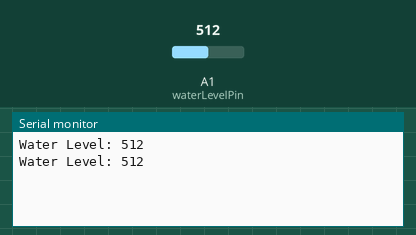
The sketch below on a simulated Arduino Uno, built with avr-gcc and run on an emulated ATmega328P. On the bench: the last lines printed to the serial monitor. The test bench sets the inputs (shaded band); at power-on: A1 (waterLevelPin) = 512.

Above: at 1.8 s.
1.9 s: A1 (waterLevelPin) set to 716
At 2.8 s:
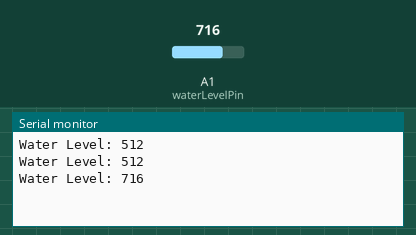
3.4 s: A1 (waterLevelPin) set to 900
At 4.4 s:
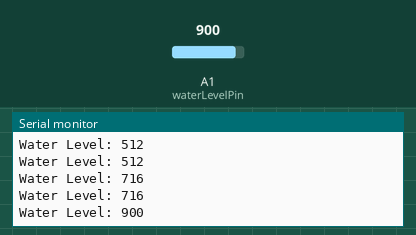
Timing chart, 0 to 6.4 s (numbered marks = the images above; inputs shaded):
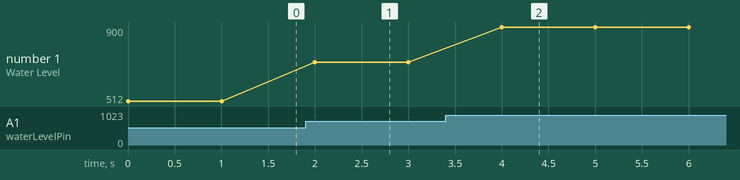

The sketch:

Water_Lever_Sensor.ino
```cpp
const int waterLevelPin = 1;  // Analog pin for water level sensor

void setup() {
  Serial.begin(115200);
}

void loop() {
  int waterLevel = analogRead(waterLevelPin);
  Serial.print("Water Level: ");
  Serial.println(waterLevel);

  delay(1000);  // Delay for readability, adjust as needed
}
```

Measured:
- after the input at 1.9 s, the serial monitor: prints a new line after 0.10 s (image 1)
- after the input at 3.4 s, the serial monitor: prints a new line after 0.60 s (image 2)
- plotted number 1: 512 → 716 after the input at 1.9 s, 716 → 900 after the input at 3.4 s
